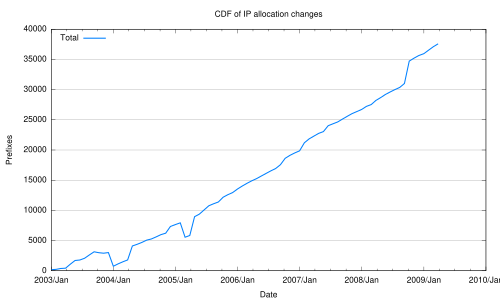

This figure's gnuplot source:
#set terminal postscript
set terminal pdf
#set grid 
#set terminal windows
#set bmargin 
#set lmargin 
#set rmargin 
#set tmargin 
set timefmt "%Y-%m-%d"
set format x "%Y/%b"
set xdata time
set key right

set title 'CDF of IP allocation changes'
set xlabel 'Date'
set ylabel 'Prefixes'

set grid y

set key left
#plot 'datafile.dat' using 5:11 with lines
plot  \
'ipv4data.csv' using 1:($3-$5) title 'Total' with lines lt 3 lw 3
